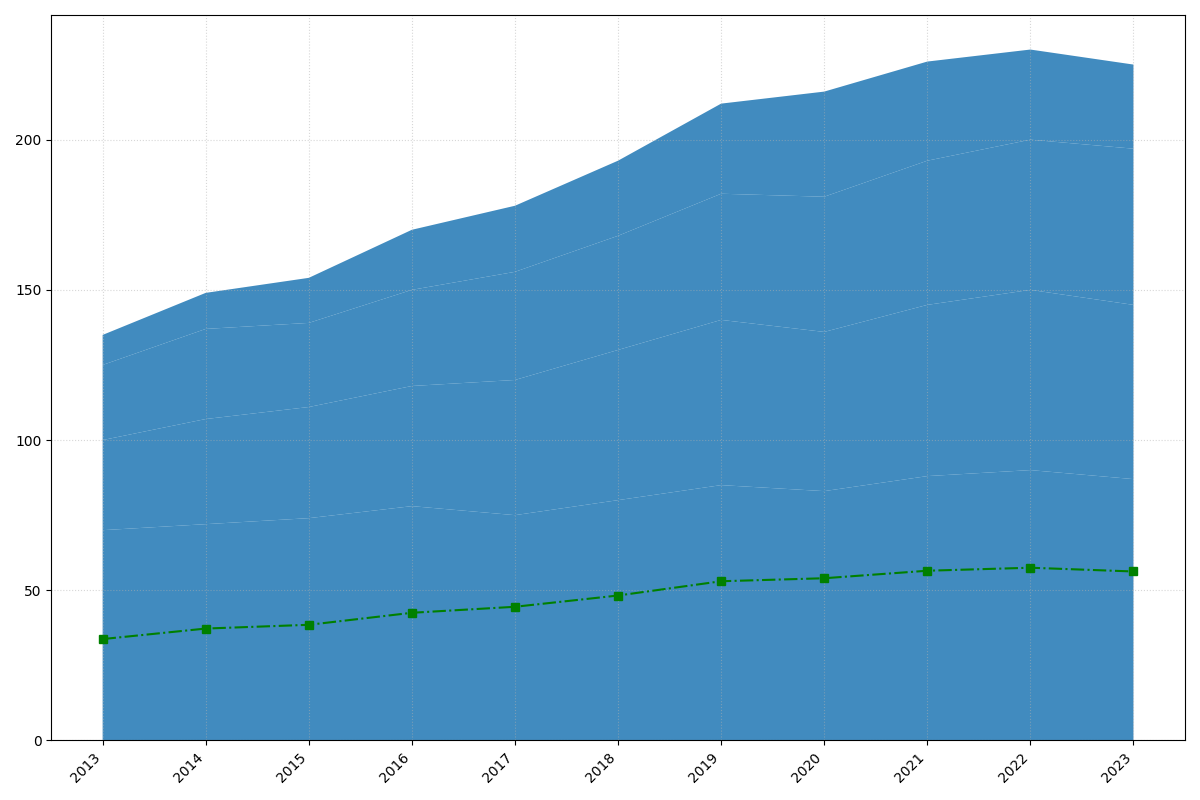

Recreate this plot in Python.
import matplotlib.pyplot as plt
import numpy as np

years = np.arange(2013, 2024)
epic_fantasy = np.array([70, 72, 74, 78, 75, 80, 85, 83, 88, 90, 87])
dark_fantasy = np.array([30, 35, 37, 40, 45, 50, 55, 53, 57, 60, 58])
historical_fantasy = np.array([25, 30, 28, 32, 36, 38, 42, 45, 48, 50, 52])
romantic_fantasy = np.array([10, 12, 15, 20, 22, 25, 30, 35, 33, 30, 28])

average_popularity = (epic_fantasy + dark_fantasy + historical_fantasy + romantic_fantasy) / 4

fig, ax = plt.subplots(figsize=(12, 8))

ax.stackplot(years, epic_fantasy, dark_fantasy, historical_fantasy, romantic_fantasy,
             colors=['#1f77b4'], alpha=0.85)

ax.plot(years, average_popularity, color='green', linewidth=1.5, linestyle='-.', marker='s')

ax.set_xticks(years)
ax.set_xticklabels(years, rotation=45, ha='right', fontsize=10)

ax.grid(True, axis='both', linestyle=':', alpha=0.5)
plt.tight_layout()
plt.show()
